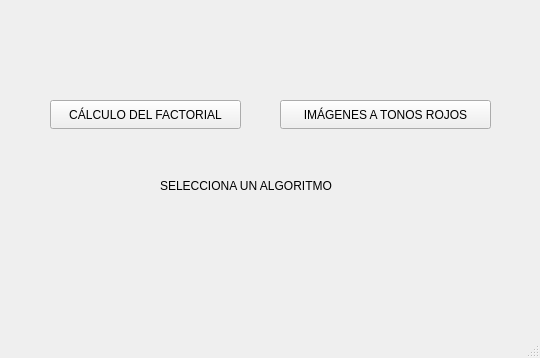
<?xml version="1.0" encoding="UTF-8"?>
<ui version="4.0">
 <class>MainWindow</class>
 <widget class="QMainWindow" name="MainWindow">
  <property name="geometry">
   <rect>
    <x>0</x>
    <y>0</y>
    <width>540</width>
    <height>358</height>
   </rect>
  </property>
  <property name="windowTitle">
   <string>MainWindow</string>
  </property>
  <widget class="QWidget" name="centralwidget">
   <widget class="QPushButton" name="botonFactorial">
    <property name="geometry">
     <rect>
      <x>50</x>
      <y>100</y>
      <width>191</width>
      <height>29</height>
     </rect>
    </property>
    <property name="text">
     <string>CÁLCULO DEL FACTORIAL</string>
    </property>
   </widget>
   <widget class="QPushButton" name="botonRojos">
    <property name="geometry">
     <rect>
      <x>280</x>
      <y>100</y>
      <width>211</width>
      <height>29</height>
     </rect>
    </property>
    <property name="text">
     <string>IMÁGENES A TONOS ROJOS</string>
    </property>
   </widget>
   <widget class="QLabel" name="label">
    <property name="geometry">
     <rect>
      <x>160</x>
      <y>160</y>
      <width>201</width>
      <height>51</height>
     </rect>
    </property>
    <property name="text">
     <string>SELECCIONA UN ALGORITMO</string>
    </property>
   </widget>
  </widget>
  <widget class="QMenuBar" name="menubar">
   <property name="geometry">
    <rect>
     <x>0</x>
     <y>0</y>
     <width>540</width>
     <height>26</height>
    </rect>
   </property>
  </widget>
  <widget class="QStatusBar" name="statusbar"/>
 </widget>
 <resources/>
 <connections/>
</ui>
